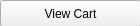
<?xml version="1.0" encoding="UTF-8"?>
<ui version="4.0">
 <class>ViewCartOption</class>
 <widget class="QWidget" name="ViewCartOption">
  <property name="geometry">
   <rect>
    <x>0</x>
    <y>0</y>
    <width>140</width>
    <height>26</height>
   </rect>
  </property>
  <property name="windowTitle">
   <string>Form</string>
  </property>
  <widget class="QPushButton" name="viewCartButton">
   <property name="geometry">
    <rect>
     <x>0</x>
     <y>0</y>
     <width>141</width>
     <height>27</height>
    </rect>
   </property>
   <property name="toolTip">
    <string>&lt;html&gt;&lt;head/&gt;&lt;body&gt;&lt;p&gt;Manage your shopping cart&lt;/p&gt;&lt;/body&gt;&lt;/html&gt;</string>
   </property>
   <property name="text">
    <string>View Cart</string>
   </property>
  </widget>
 </widget>
 <resources/>
 <connections/>
</ui>
